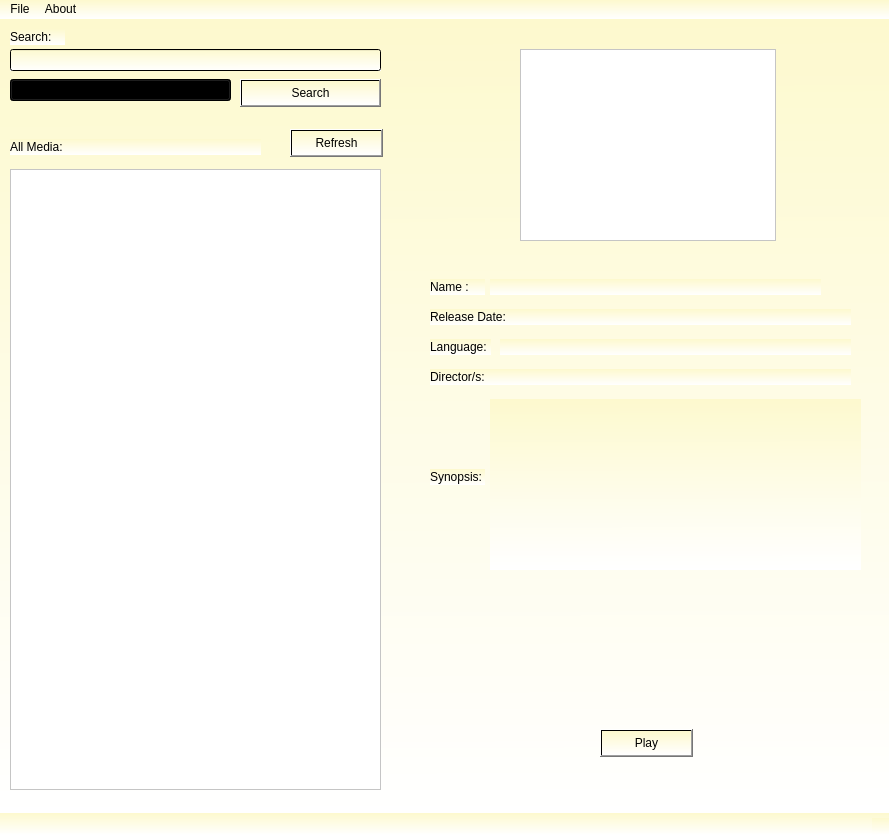
<?xml version="1.0" encoding="UTF-8"?>
<ui version="4.0">
 <class>MainWindow</class>
 <widget class="QMainWindow" name="MainWindow">
  <property name="geometry">
   <rect>
    <x>0</x>
    <y>0</y>
    <width>889</width>
    <height>835</height>
   </rect>
  </property>
  <property name="windowTitle">
   <string>Media Manager</string>
  </property>
  <property name="styleSheet">
   <string notr="true">background-color:qlineargradient(spread:pad, x1:0.532, y1:0, x2:0.538, y2:1, stop:0 rgba(253, 249, 206, 255), stop:1 rgba(255, 255, 255, 255))</string>
  </property>
  <widget class="QWidget" name="centralwidget">
   <widget class="QListView" name="movie_list_view">
    <property name="geometry">
     <rect>
      <x>10</x>
      <y>150</y>
      <width>371</width>
      <height>621</height>
     </rect>
    </property>
    <property name="styleSheet">
     <string notr="true">background:rgb(255, 255, 255)</string>
    </property>
   </widget>
   <widget class="QLabel" name="label">
    <property name="geometry">
     <rect>
      <x>10</x>
      <y>120</y>
      <width>251</width>
      <height>16</height>
     </rect>
    </property>
    <property name="text">
     <string>All Media:</string>
    </property>
   </widget>
   <widget class="QLabel" name="label_2">
    <property name="geometry">
     <rect>
      <x>10</x>
      <y>10</y>
      <width>55</width>
      <height>16</height>
     </rect>
    </property>
    <property name="text">
     <string>Search:</string>
    </property>
   </widget>
   <widget class="QLineEdit" name="search_input">
    <property name="geometry">
     <rect>
      <x>10</x>
      <y>30</y>
      <width>371</width>
      <height>22</height>
     </rect>
    </property>
   </widget>
   <widget class="QComboBox" name="comboBox">
    <property name="geometry">
     <rect>
      <x>10</x>
      <y>60</y>
      <width>221</width>
      <height>22</height>
     </rect>
    </property>
   </widget>
   <widget class="QPushButton" name="search_button">
    <property name="geometry">
     <rect>
      <x>240</x>
      <y>60</y>
      <width>141</width>
      <height>28</height>
     </rect>
    </property>
    <property name="text">
     <string>Search</string>
    </property>
   </widget>
   <widget class="QPushButton" name="refresh_button">
    <property name="geometry">
     <rect>
      <x>290</x>
      <y>110</y>
      <width>93</width>
      <height>28</height>
     </rect>
    </property>
    <property name="text">
     <string>Refresh</string>
    </property>
   </widget>
   <widget class="QGraphicsView" name="graphicsView">
    <property name="geometry">
     <rect>
      <x>520</x>
      <y>30</y>
      <width>256</width>
      <height>192</height>
     </rect>
    </property>
    <property name="styleSheet">
     <string notr="true">background:rgb(255, 255, 255)</string>
    </property>
   </widget>
   <widget class="QLabel" name="label_3">
    <property name="geometry">
     <rect>
      <x>430</x>
      <y>260</y>
      <width>55</width>
      <height>16</height>
     </rect>
    </property>
    <property name="text">
     <string>Name :</string>
    </property>
   </widget>
   <widget class="QLabel" name="label_4">
    <property name="geometry">
     <rect>
      <x>430</x>
      <y>290</y>
      <width>91</width>
      <height>16</height>
     </rect>
    </property>
    <property name="text">
     <string>Release Date:</string>
    </property>
   </widget>
   <widget class="QLabel" name="label_5">
    <property name="geometry">
     <rect>
      <x>430</x>
      <y>320</y>
      <width>61</width>
      <height>16</height>
     </rect>
    </property>
    <property name="text">
     <string>Language:</string>
    </property>
   </widget>
   <widget class="QLabel" name="label_6">
    <property name="geometry">
     <rect>
      <x>430</x>
      <y>350</y>
      <width>71</width>
      <height>16</height>
     </rect>
    </property>
    <property name="text">
     <string>Director/s:</string>
    </property>
   </widget>
   <widget class="QLabel" name="label_7">
    <property name="geometry">
     <rect>
      <x>430</x>
      <y>450</y>
      <width>55</width>
      <height>16</height>
     </rect>
    </property>
    <property name="text">
     <string>Synopsis:</string>
    </property>
   </widget>
   <widget class="QLabel" name="name_">
    <property name="geometry">
     <rect>
      <x>490</x>
      <y>260</y>
      <width>331</width>
      <height>16</height>
     </rect>
    </property>
    <property name="text">
     <string/>
    </property>
   </widget>
   <widget class="QLabel" name="release_date_">
    <property name="geometry">
     <rect>
      <x>520</x>
      <y>290</y>
      <width>331</width>
      <height>16</height>
     </rect>
    </property>
    <property name="text">
     <string/>
    </property>
   </widget>
   <widget class="QLabel" name="language_">
    <property name="geometry">
     <rect>
      <x>500</x>
      <y>320</y>
      <width>351</width>
      <height>16</height>
     </rect>
    </property>
    <property name="text">
     <string/>
    </property>
   </widget>
   <widget class="QLabel" name="Director_">
    <property name="geometry">
     <rect>
      <x>500</x>
      <y>350</y>
      <width>351</width>
      <height>16</height>
     </rect>
    </property>
    <property name="text">
     <string/>
    </property>
   </widget>
   <widget class="QLabel" name="Synopsis_">
    <property name="geometry">
     <rect>
      <x>490</x>
      <y>380</y>
      <width>371</width>
      <height>171</height>
     </rect>
    </property>
    <property name="text">
     <string/>
    </property>
   </widget>
   <widget class="QPushButton" name="play_button">
    <property name="geometry">
     <rect>
      <x>600</x>
      <y>710</y>
      <width>93</width>
      <height>28</height>
     </rect>
    </property>
    <property name="text">
     <string>Play</string>
    </property>
   </widget>
  </widget>
  <widget class="QMenuBar" name="menubar">
   <property name="geometry">
    <rect>
     <x>0</x>
     <y>0</y>
     <width>889</width>
     <height>26</height>
    </rect>
   </property>
   <widget class="QMenu" name="menuFile">
    <property name="title">
     <string>File</string>
    </property>
    <addaction name="actionOpen"/>
   </widget>
   <widget class="QMenu" name="menuAbout">
    <property name="title">
     <string>About</string>
    </property>
    <addaction name="actionAbout_Media_Manager"/>
   </widget>
   <addaction name="menuFile"/>
   <addaction name="menuAbout"/>
  </widget>
  <widget class="QStatusBar" name="statusbar"/>
  <action name="actionOpen">
   <property name="text">
    <string>Open</string>
   </property>
  </action>
  <action name="actionAbout_Media_Manager">
   <property name="text">
    <string>About Media Manager</string>
   </property>
  </action>
 </widget>
 <resources/>
 <connections/>
</ui>
